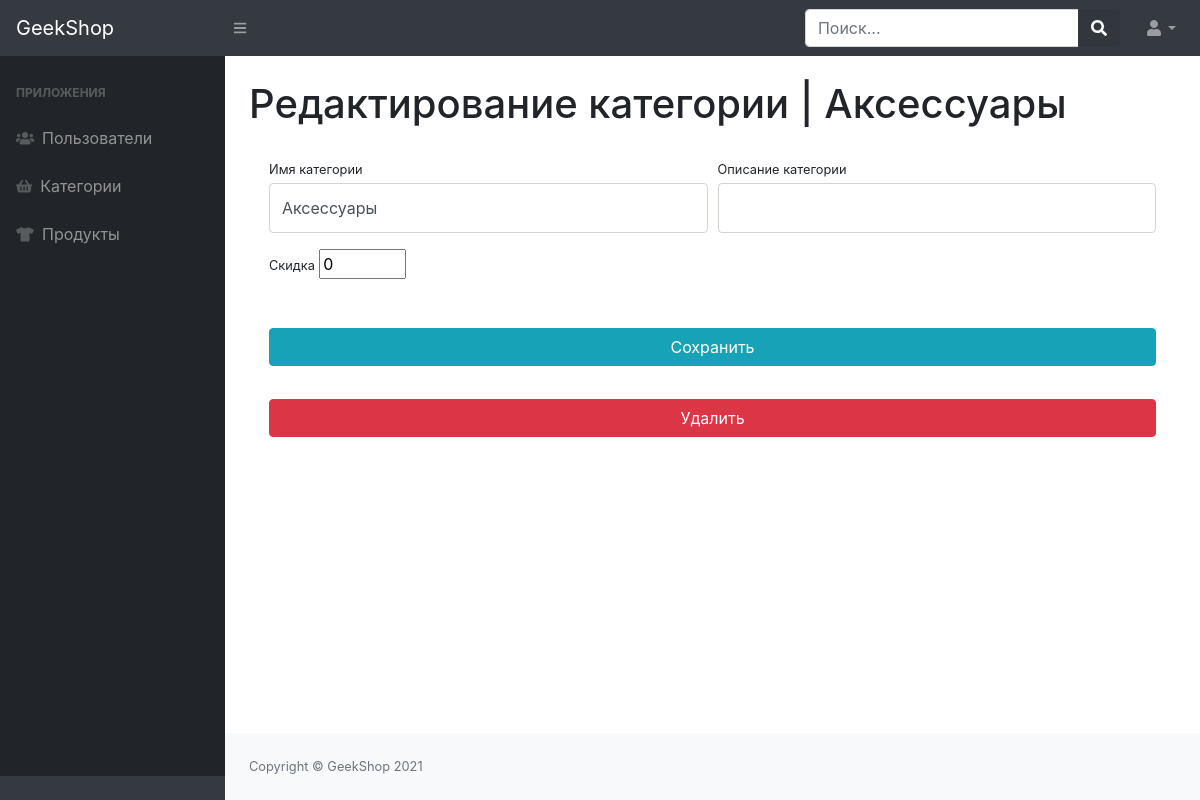
Page /admins/category_update/5 (signed in) on the earlier database version.
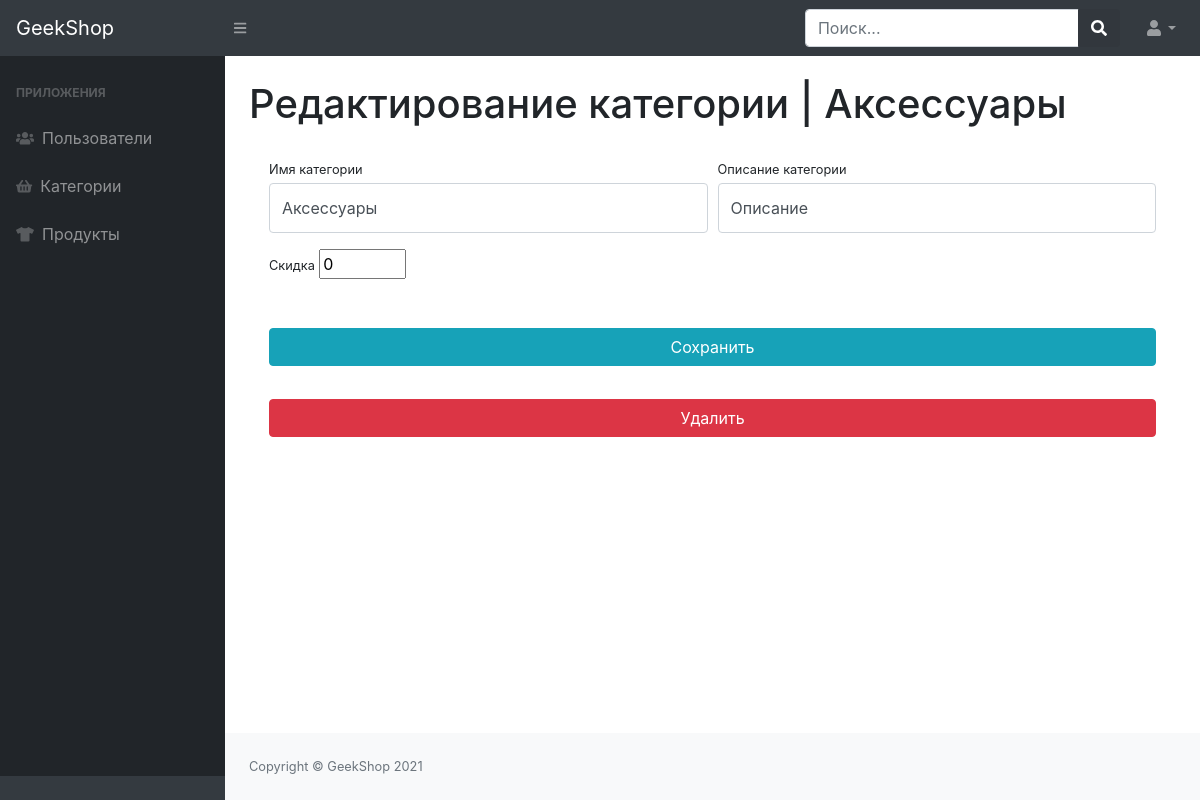
Same page on the later database version.
### products/models.py (models this page shows, shortened)
class ProductCategory(models.Model):
	name = models.CharField(max_length=65, unique=True)
	description = models.TextField(blank=True)
	is_active = models.BooleanField(default=True, db_index=True)

### admins/views.py (the view, shortened to what this page needs)
# urls.py: path("category_update/<int:pk>", CategoryUpdateView.as_view(), name="admin_category_update"),
class CategoryUpdateView(UpdateView):
	model = ProductCategory
	context_object_name = "category"
	form_class = ProductCategoryForm_Admin
	template_name = "admins/admin-category-update-delete.html"
	success_url = reverse_lazy("admins:admin_category_show")
	def get_context_data(self, *, object_list=None, **kwargs):
		context = super(CategoryUpdateView, self).get_context_data(**kwargs)
		context["title"] = "Редактирование категории"
		return context
	@method_decorator(user_passes_test(lambda u: u.is_staff))
	def dispatch(self, request, *args, **kwargs):
		return super(CategoryUpdateView, self).dispatch(request, *args, **kwargs)

### admins/forms.py
class ProductCategoryForm_Admin(forms.ModelForm):
	name = forms.CharField(widget=forms.TextInput(attrs={"class": "form-control py-4"}))
	description = forms.CharField(widget=forms.TextInput(attrs={"class": "form-control py-4"}), required=False)
	discount = forms.IntegerField(widget=forms.NumberInput(), label="скидка", required=False, min_value=0, max_value=90, initial=0)
	class Meta:
		model = ProductCategory
		fields = ("name", "description", "discount")

### products/context_processors.py (called while the page is built)
def basket(request):
	basket_list = []
	if request.user.is_authenticated:
		basket_list = Basket.objects.filter(user=request.user)
	return {"baskets": basket_list}

### admins/templates/admins/admin-category-update-delete.html (shortened to what this page needs)
{% extends "admins/base.html" %}
{% load static %}
{% block content %}
<div id="layoutSidenav_content">
    <main>
        <div class="container-fluid">
            <h1 class="mt-4">Редактирование категории | {{ category.name }}</h1>
            <div class="card-body">
                <form action="{% url 'admins:admin_category_update' category.pk %}" method="POST">
                    <div class="form-row">
                        <div class="col-lg-6">
                            <div class="form-group">
                                <label class="small mb-1" for="{{ form.name.id_for_label }}">Имя категории</label>
                                {{ form.name }}
                            </div>
                        </div>
                        <div class="col-lg-6">
                            <div class="form-group">
                                <label class="small mb-1" for="{{ form.description.id_for_label }}">Описание категории</label>
                                {{ form.description }}
                            </div>
                        </div>
                    </div>
                    <div class="form-row">
                        <div class="col-lg-6">
                            <div class="form-group">
                                <label class="small mb-1" for="{{ form.discount.id_for_label }}">Скидка</label>
                                {{ form.discount }}
                            </div>
                        </div>
                    </div>
                    <div class="form-row">
                        <div class="col-lg-12" style="margin-top: 33px;">
                            <input class="btn btn-info btn-block" type="submit" value="Сохранить">
                        </div>
                    </div>
                </form>
                <form action="{% url 'admins:admin_category_delete' category.pk %}" method="post">
                    <div class="row">
                        <div class="col-lg-12" style="margin-top: 33px;">
                            <input type="submit" class="btn btn-danger btn-block" value="Удалить">
                        </div>
                    </div>
                </form>
            </div>
        </div>
    </main>
    <footer class="py-4 bg-light mt-auto">
        <div class="container-fluid">
            <div class="d-flex align-items-center justify-content-between small">
                <div class="text-muted">Copyright &copy; GeekShop 2021</div>
            </div>
        </div>
    </footer>
</div>
{% endblock %}

Differences in the rows shown:
changed ProductCategory "Аксессуары": description (not shown) → "Описание"
